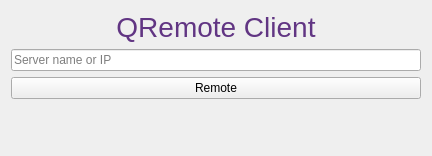
<?xml version="1.0" encoding="UTF-8"?>
<ui version="4.0">
 <class>Widget</class>
 <widget class="QWidget" name="Widget">
  <property name="geometry">
   <rect>
    <x>0</x>
    <y>0</y>
    <width>432</width>
    <height>156</height>
   </rect>
  </property>
  <property name="windowTitle">
   <string>Widget</string>
  </property>
  <layout class="QVBoxLayout" name="verticalLayout_3">
   <item>
    <widget class="QLabel" name="label">
     <property name="font">
      <font>
       <pointsize>21</pointsize>
      </font>
     </property>
     <property name="styleSheet">
      <string notr="true">color: rgb(97, 53, 131);</string>
     </property>
     <property name="text">
      <string>QRemote Client</string>
     </property>
     <property name="alignment">
      <set>Qt::AlignCenter</set>
     </property>
    </widget>
   </item>
   <item>
    <layout class="QVBoxLayout" name="verticalLayout_2">
     <item>
      <layout class="QVBoxLayout" name="verticalLayout">
       <item>
        <widget class="QLineEdit" name="lineEditServer">
         <property name="placeholderText">
          <string>Server name or IP</string>
         </property>
        </widget>
       </item>
       <item>
        <widget class="QPushButton" name="pushButton">
         <property name="text">
          <string>Remote</string>
         </property>
        </widget>
       </item>
      </layout>
     </item>
     <item>
      <spacer name="verticalSpacer">
       <property name="orientation">
        <enum>Qt::Vertical</enum>
       </property>
       <property name="sizeHint" stdset="0">
        <size>
         <width>20</width>
         <height>40</height>
        </size>
       </property>
      </spacer>
     </item>
    </layout>
   </item>
  </layout>
 </widget>
 <resources/>
 <connections/>
</ui>
